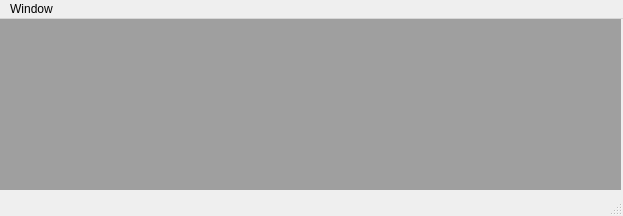
<?xml version="1.0" encoding="UTF-8"?>
<ui version="4.0">
 <class>MainWindow</class>
 <widget class="QMainWindow" name="MainWindow">
  <property name="geometry">
   <rect>
    <x>0</x>
    <y>0</y>
    <width>623</width>
    <height>216</height>
   </rect>
  </property>
  <property name="windowTitle">
   <string>MainWindow</string>
  </property>
  <widget class="QWidget" name="centralwidget">
   <widget class="QMdiArea" name="mdiArea">
    <property name="geometry">
     <rect>
      <x>0</x>
      <y>0</y>
      <width>621</width>
      <height>171</height>
     </rect>
    </property>
    <widget class="QWidget" name="subwindow">
     <property name="windowTitle">
      <string>Subwindow</string>
     </property>
     <widget class="QLabel" name="label">
      <property name="geometry">
       <rect>
        <x>100</x>
        <y>50</y>
        <width>57</width>
        <height>15</height>
       </rect>
      </property>
      <property name="text">
       <string>1</string>
      </property>
     </widget>
    </widget>
    <widget class="QWidget" name="subwindow_2">
     <property name="windowTitle">
      <string>Subwindow</string>
     </property>
     <widget class="QLabel" name="label_2">
      <property name="geometry">
       <rect>
        <x>140</x>
        <y>50</y>
        <width>57</width>
        <height>15</height>
       </rect>
      </property>
      <property name="text">
       <string>2</string>
      </property>
     </widget>
    </widget>
   </widget>
  </widget>
  <widget class="QMenuBar" name="menubar">
   <property name="geometry">
    <rect>
     <x>0</x>
     <y>0</y>
     <width>623</width>
     <height>23</height>
    </rect>
   </property>
   <widget class="QMenu" name="menuWindow">
    <property name="title">
     <string>Window</string>
    </property>
    <addaction name="Sub_Window_View"/>
    <addaction name="Tabbed_View"/>
    <addaction name="Cascade_View"/>
    <addaction name="Tile_View"/>
   </widget>
   <addaction name="menuWindow"/>
  </widget>
  <widget class="QStatusBar" name="statusbar"/>
  <action name="Sub_Window_View">
   <property name="text">
    <string>Sub Window View</string>
   </property>
  </action>
  <action name="Tabbed_View">
   <property name="text">
    <string>Tabbed View</string>
   </property>
  </action>
  <action name="Cascade_View">
   <property name="text">
    <string>Cascade View</string>
   </property>
  </action>
  <action name="Tile_View">
   <property name="text">
    <string>Tile View</string>
   </property>
  </action>
 </widget>
 <resources/>
 <connections/>
</ui>
